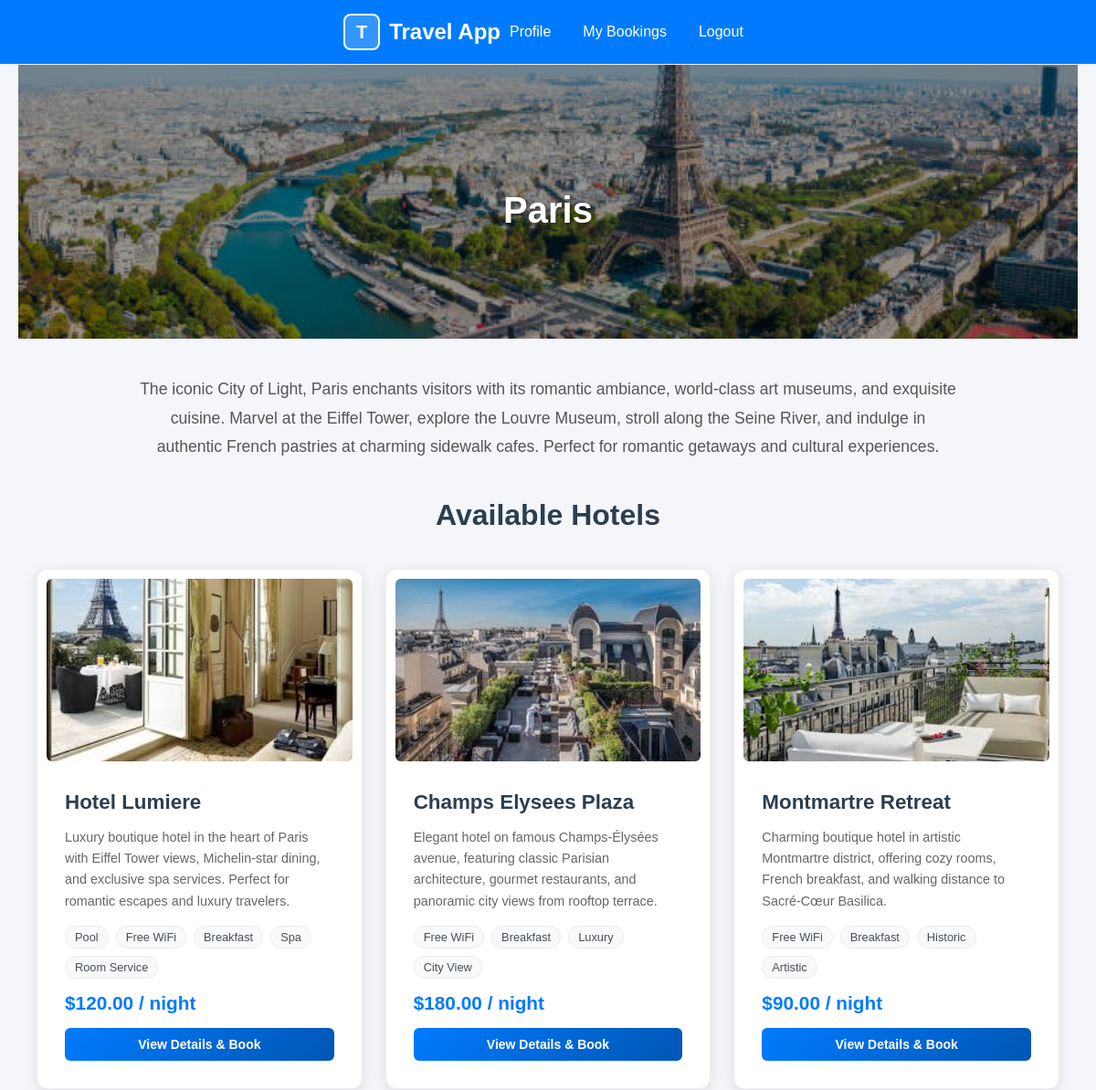
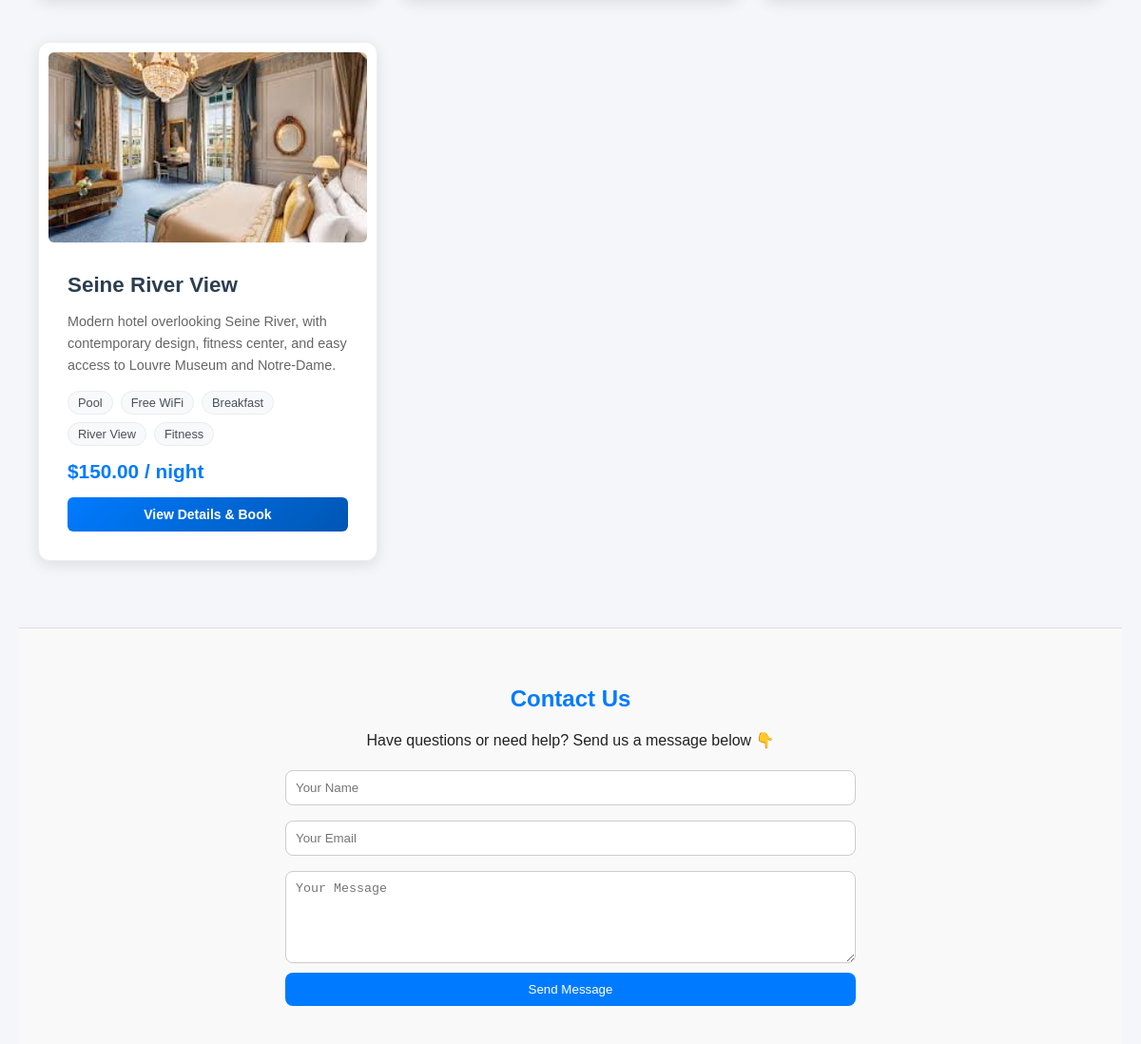
/place.php?id=1 (signed in), run on the app's committed database (2 pictures, top to bottom).
### tables this page shows
CREATE TABLE `places` (
  `id` int NOT NULL,
  `name` varchar(100) DEFAULT NULL,
  `description` text,
  `image` text
);

CREATE TABLE `hotels` (
  `id` int NOT NULL,
  `place_id` int DEFAULT NULL,
  `name` varchar(100) DEFAULT NULL,
  `description` text,
  `image` text,
  `price` decimal(10,2) DEFAULT NULL,
  `amenities` text
);

### place.php (the view, shortened to what this page needs)
<?php
require 'db.php';
$place_id = (int)($_GET['id'] ?? 0);
$stmt = $pdo->prepare("SELECT * FROM places WHERE id = ?");
$stmt->execute([$place_id]);
$place = $stmt->fetch();
$stmt = $pdo->prepare("SELECT * FROM hotels WHERE place_id = ?");
$stmt->execute([$place_id]);
$hotels = $stmt->fetchAll();
?>
<?php include 'includes/template/header.php'; ?>
<main>
    <section class="place-hero">
        <div class="place-hero-content">
            <h1 class="place-title"><?= htmlspecialchars($place['name']) ?></h1>
        </div>
    </section>
    <div class="place-details">
        <section class="place-description">
            <p><?= nl2br(htmlspecialchars($place['description'])) ?></p>
        </section>
        <section class="hotels-section">
            <h2 class="section-title">Available Hotels</h2>
<?php if (count($hotels) > 0): ?>
    <div class="hotels-grid">
        <?php foreach ($hotels as $hotel): ?>
            <div class="hotel-card">
                <?php
                $hotel_image = 'assets/placeholder.jpg';
                if (!empty($hotel['image'])) {
                    $images = explode(',', $hotel['image']);
                    $first_image = trim($images[0]);
                    if (!empty($first_image)) {
                        $hotel_image = $first_image;
                    }
                }
                ?>
                <img src="<?= htmlspecialchars($hotel_image) ?>"
                     alt="<?= htmlspecialchars($hotel['name']) ?>"
                     class="hotel-image">
                <div class="hotel-content">
                    <h3 class="hotel-name"><?= htmlspecialchars($hotel['name']) ?></h3>
                    <p class="hotel-description"><?= htmlspecialchars($hotel['description']) ?></p>
                    <?php if (!empty($hotel['amenities'])): ?>
                        <div class="amenities">
                            <?php
                            $amenities = explode(',', $hotel['amenities']);
                            foreach ($amenities as $amenity):
                            ?>
                                <span class="amenity"><?= htmlspecialchars(trim($amenity)) ?></span>
                            <?php endforeach; ?>
                        </div>
                    <?php endif; ?>
                    <div class="hotel-price">
                        $<?= number_format($hotel['price'], 2) ?> / night
                    </div>
                    <a href="hotel.php?id=<?= $hotel['id'] ?>" class="details-btn">
                        View Details & Book
                    </a>
                </div>
            </div>
        <?php endforeach; ?>
    </div>
<?php endif; ?>
        </section>
    </div>
</main>
<?php include 'includes/template/footer.php'; ?>

### includes/template/header.php (shortened to what this page needs)
<!doctype html>
<html>
<head>
  <link rel="stylesheet" href="styles.css">
</head>
<body>
<header class="topbar">
    <div class="container">
      <div class="header-content">
        <a href="index.php" class="logo" style="margin-left: 0; padding-left: 0;">
          <div class="logo-icon">T</div>
          Travel App
        </a>
        <div class="user-info">
          <a href="profile.php">Profile</a>
          <a href="bookings.php">My Bookings</a>
          <a href="logout.php">Logout</a>
        </div>
      </div>
    </div>
</header>
<main class="container">

### includes/template/footer.php
<section id="contact" style="margin-top:60px; padding:40px 20px; background:#f9f9f9; border-top:1px solid #ddd;">
    <div style="max-width:600px; margin:auto;">
      <h2 style="text-align:center; color:#007bff;">Contact Us</h2>
      <p style="text-align:center;">Have questions or need help? Send us a message below 👇</p>
      <form action="contact.php" method="POST" style="display:flex; flex-direction:column; gap:10px;">
        <input type="text" name="name" placeholder="Your Name" required style="padding:10px; border-radius:8px; border:1px solid #ccc;">
        <input type="email" name="email" placeholder="Your Email" required style="padding:10px; border-radius:8px; border:1px solid #ccc;">
        <textarea name="message" placeholder="Your Message" rows="5" required style="padding:10px; border-radius:8px; border:1px solid #ccc;"></textarea>
        <button type="submit" style="background:#007bff; color:white; padding:10px; border:none; border-radius:8px; cursor:pointer;">Send Message</button>
      </form>
    </div>
  </section>
</body>
</html>

### styles.css (style rules this page uses)
:root { --accent: #2b6cb0; --muted: #666; --card-bg: #fff; background: #f5f7fb; color: #222; }
* { box-sizing:border-box }
body { font-family:system-ui,-apple-system,Segoe UI,Roboto,Arial; margin:0 }
.container { max-width:1100px;margin:0 auto;padding:16px }
.topbar { background:#fff;border-bottom:1px solid #eee;padding:10px 0;box-shadow:0 1px 3px rgba(0,0,0,0.03) }
.topbar .container { display:flex;justify-content:space-between;align-items:center }
input[type="text"],input[type="email"],input[type="password"],input[type="date"],input[type="search"],input[type="number"],textarea { width:100%;padding:8px;border:1px solid #ddd;border-radius:6px;margin-top:6px }
button, .btn { background:var(--accent);color:#fff;padding:8px 12px;border:none;border-radius:8px;cursor:pointer;text-decoration:none;display:inline-block }
.places-grid, .hotels-grid { display:grid;grid-template-columns:repeat(auto-fit,minmax(250px,1fr));gap:16px;margin-top:16px }
.place-card, .hotel-card, .room-card { background:#fff;padding:12px;border-radius:10px;box-shadow:0 4px 12px rgba(0,0,0,0.04) }
.place-card h3, .hotel-card h3 { margin:8px 0 6px }
body { font-family: Arial, sans-serif; background: #f5f6fa; margin: 0; padding: 0; }
header { background: #2c3e50; color: white; padding: 15px 20px; display: flex; justify-content: space-between; align-items: center; }
.hotel-card { background: #ecf0f1; border-radius: 6px; padding: 10px; margin-bottom: 10px; }
.hotel-card img { width: 100%; border-radius: 6px; }

### includes/template/header.php (style rules this page uses)
.topbar { background: #007bff; color: white; padding: 15px 0; }
.container { max-width: 1200px; margin: 0 auto; padding: 0 20px; }
.header-content { display: flex; justify-content: space-between; align-items: center; }
.logo { display: flex; align-items: center; text-decoration: none; color: white; font-size: 24px; font-weight: bold; margin-left: 0; }
.logo-icon { width: 40px; height: 40px; background: rgba(255,255,255,0.2); border-radius: 8px; display: flex; align-items: center; justify-content: center; margin-right: 10px; color: white; font-weight: bold; font-size: 20px; border: 2px solid white; }
.user-info { display: flex; align-items: center; gap: 15px; }
.user-info a { color: white; text-decoration: none; padding: 5px 10px; border-radius: 4px; transition: background 0.3s; }
.hotel-card { border: 1px solid #eee; border-radius: 5px; padding: 10px; margin: 10px 0; background: #f9f9f9; }

### data on the page
places: name "Paris", description "The iconic City of Light, Paris enchants visitors with its romantic ambiance, world-class art museums, and exquisite cuisine. Marvel at the Eiffel Tower, explore the Louvre Museum, stroll along the Seine River, and indulge in authentic French pastries at charming sidewalk cafes. Perfect for romantic getaways and cultural experiences."
hotels: image (picture), name "Hotel Lumiere", description "Luxury boutique hotel in the heart of Paris with Eiffel Tower views, Michelin-star dining, and exclusive spa services. Perfect for romantic escapes and luxury travelers.", amenities "Pool", amenities "Free WiFi", amenities "Breakfast", amenities "Spa", amenities "Room Service", price "120.00"
hotels: image (picture), name "Champs Elysees Plaza", description "Elegant hotel on famous Champs-Élysées avenue, featuring classic Parisian architecture, gourmet restaurants, and panoramic city views from rooftop terrace.", amenities "Free WiFi", amenities "Breakfast", amenities "Luxury", amenities "City View", price "180.00"
hotels: image (picture), name "Montmartre Retreat", description "Charming boutique hotel in artistic Montmartre district, offering cozy rooms, French breakfast, and walking distance to Sacré-Cœur Basilica.", amenities "Free WiFi", amenities "Breakfast", amenities "Historic", amenities "Artistic", price "90.00"
hotels: image (picture), name "Seine River View", description "Modern hotel overlooking Seine River, with contemporary design, fitness center, and easy access to Louvre Museum and Notre-Dame.", amenities "Pool", amenities "Free WiFi", amenities "Breakfast", amenities "River View", amenities "Fitness", price "150.00"
